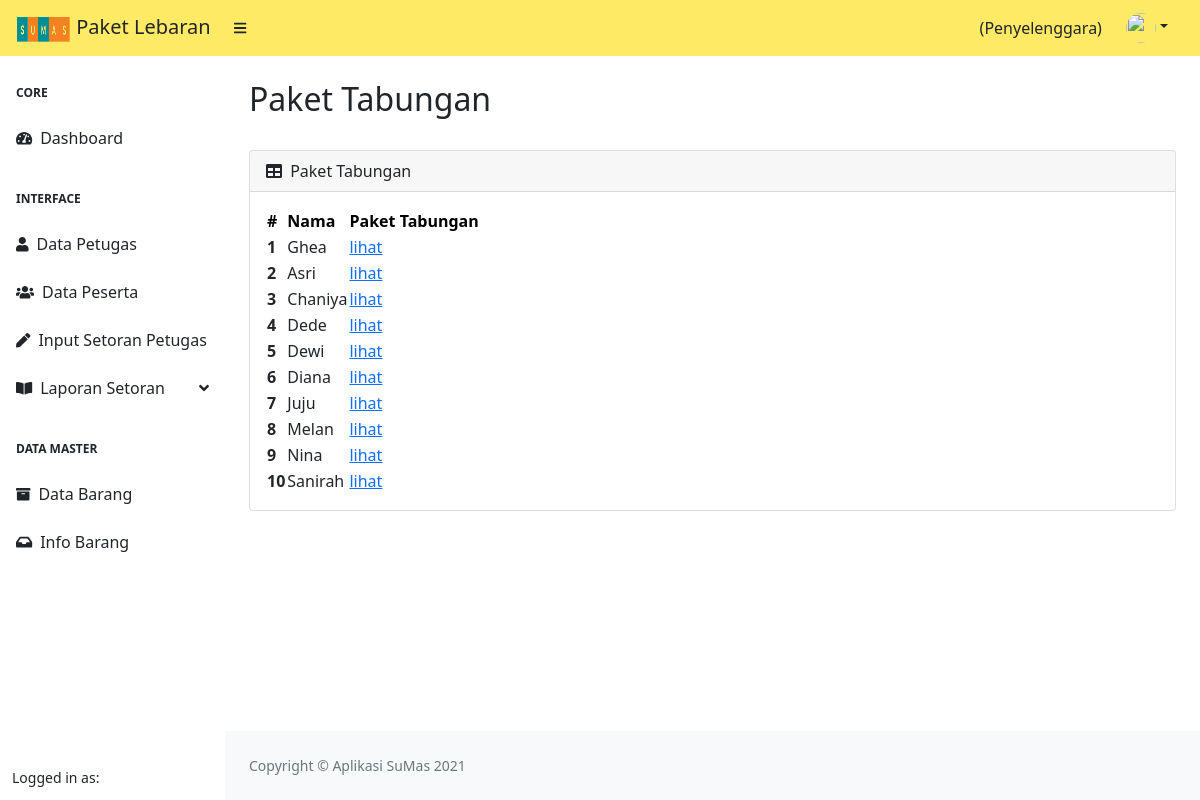
Screenshot of /index.php/penyelenggara/paket_tabungan with the database file from the repository.
### tables this page shows
CREATE TABLE `user` (
  `id` int(11) NOT NULL,
  `nama_lengkap` varchar(225) NOT NULL,
  `alamat` varchar(225) NOT NULL,
  `no_hp` varchar(20) NOT NULL,
  `username` varchar(255) NOT NULL,
  `image` varchar(225) NOT NULL,
  `password` varchar(255) NOT NULL,
  `status` varchar(10) NOT NULL,
  `tabungan` varchar(225) DEFAULT NULL,
  `nama_petugas` varchar(50) NOT NULL,
  `id_petugas` int(11) NOT NULL,
  `created_at` datetime DEFAULT NULL
);

CREATE TABLE `target_barang` (
  `id_target_barang` int(11) NOT NULL,
  `id_user` int(11) NOT NULL,
  `id_barang` int(11) NOT NULL
);

### application/controllers/Penyelenggara.php (called while the page is built, shortened)
<?php
class Penyelenggara extends CI_Controller
{
    public function __construct()
    {
        $this->load->model('M_DataMaster');
        $this->load->model('M_Penyelenggara');
        $this->load->library('form_validation');
    }
    public function paket_tabungan()
    {
        $data['title'] = 'Paket Tabungan';
        $data['user'] = $this->db->get_where('penyelenggara', ['username' => $this->session->userdata('username')])->row_array();
        $data['rows'] = $this->M_Penyelenggara->getData()->result();
        $this->load->view('templates/header', $data);
        $this->load->view('templates/sidebar_penyelenggara', $data);
        $this->load->view('penyelenggara/paket_tabungan');
        $this->load->view('templates/footer');
    }
}

### index.php (called while the page is built, shortened)
<?php
require_once BASEPATH.'core/CodeIgniter.php';

### application/models/M_Penyelenggara.php (called while the page is built, shortened)
<?php
class M_Penyelenggara extends CI_Model
{
    public function getData()
    {
        $this->db->select('*, user.id as id_user');
        $this->db->from('user');
        $this->db->join('target_barang', 'target_barang.id_user = user.id', 'left');
        $this->db->join('barang', 'barang.id = target_barang.id_barang', 'left');
        $this->db->group_by('username');
        return $this->db->get();
    }
}

### application/views/penyelenggara/paket_tabungan.php (the view, shortened to what this page needs)
<div id="layoutSidenav_content">
    <main>
        <div class="container-fluid px-4">
            <h2 class="mt-4"><?= $title;  ?></h2>
            <div class="row">
                <div class="col-md-12">
                    <div class="card mb-4">
                        <div class="card-header">
                            <i class="fas fa-table me-1"></i>
                            Paket Tabungan
                        </div>
                        <div class="card-body">
                            <table id="datatablesSimple">
                                <thead>
                                    <tr class="table-warning">
                                        <th>#</th>
                                        <th>Nama</th>
                                        <th>Paket Tabungan</th>
                                    </tr>
                                </thead>
                                <tbody>
                                    <?php
                                    $count = 0;
                                    foreach ($rows as $row) :
                                        $count = $count + 1;
                                    ?>
                                        <tr>
                                            <th scope="row"><?= $count ?></th>
                                            <td><?= $row->nama_lengkap ?></td>
                                            <td><a href="<?= base_url('penyelenggara/detail_tabungan/') . $row->id_user  ?>">lihat</a></td>
                                        </tr>
                                    <?php endforeach; ?>
                                </tbody>
                            </table>
                        </div>
                    </div>
                </div>
            </div>
        </div>
    </main>

### rows the page displays
user: nama_lengkap "Ghea"
target_barang: id_user.nama_lengkap "Asri"
user: nama_lengkap "Chaniya"
target_barang: id_user.nama_lengkap "Dede"
target_barang: id_user.nama_lengkap "Dewi"
target_barang: id_user.nama_lengkap "Diana"
target_barang: id_user.nama_lengkap "Juju"
target_barang: id_user.nama_lengkap "Melan"
target_barang: id_user.nama_lengkap "Nina"
target_barang: id_user.nama_lengkap "Sanirah"

### other values shown
$title "Paket Tabungan"
